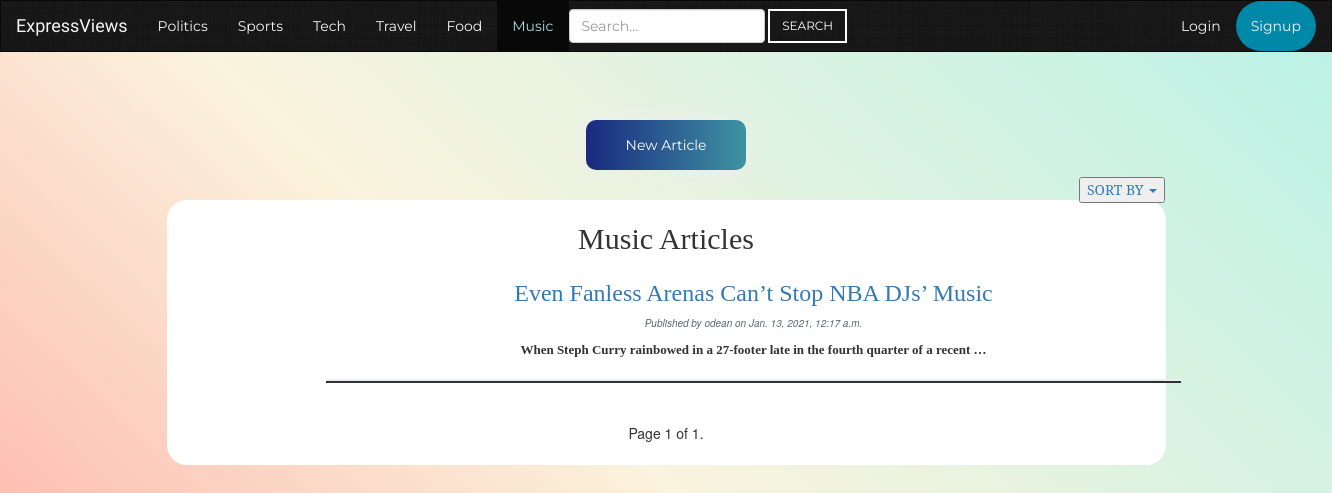
Page /home/mysite/music/page/ on the committed database.
### mysite/models.py (models this page shows, shortened)
class Article (models.Model):
    body = models.TextField()
    title = models.CharField(max_length=200)
    author = models.ForeignKey(User, on_delete=models.CASCADE, related_name='posts')
    slug = models.SlugField(max_length=200)
    publish = models.DateTimeField(default=timezone.now)
    created = models.DateTimeField(auto_now_add=True)
    updated = models.DateTimeField(auto_now=True)
    likes = models.ManyToManyField(User, related_name='article_likes')
    dislikes = models.ManyToManyField(User, related_name='article_dislikes')
    TOPIC_CHOICES = (
        ("Politics", "Politics"),
        ("Sports", "Sports"),
        ("Tech", "Tech"),
        ("Travel", "Travel"),
        ("Food", "Food"),
        ("Music", "Music"),
    )
    topic = models.CharField(max_length=350, choices=TOPIC_CHOICES, default='...')
    class Meta:
        ordering = ('-publish',)
    def get_absolute_url(self):
        return reverse('mysite:Politics_detail', args=[self.slug])

### mysite/views.py (the view)
# urls.py: path('music/page/', views.MusicIndex.as_view(), name='Music_index'),
class MusicIndex(ListView):
    queryset = Article.objects.filter(topic='Music')
    context_object_name = 'articles_list'
    paginate_by = 4
    template_name = 'mysite/article/list_music.html'

### mysite/templates/mysite/article/list_music.html
{% extends "mysite/music.html" %}
{% block article_content %}
    <h2 class="text-center">Music Articles</h2>
    <br>
    {% for article in articles_list %}
        <div class="container">
            <h3 class="list_titles"><a href="{{ article.get_absolute_url }}">{{ article.title }}</a></h3>
            <p class="date_published">Published by {{ article.author }} on {{ article.publish }}</p>
            <div class="body-preview">
            {{ article.body|truncatewords:15|linebreaks }}
            </div>
            <hr class="horizontal-line">
        </div>
    {% endfor %}
    {% include "pagination.html" with page=page_obj%}
{% endblock %}

### mysite/static/mysite/style.css (style rules this page uses)
body { background-size: cover; background-repeat: no-repeat; background-attachment: fixed; background-color: #ffa69e; background-image: linear-gradient(43deg, #ffa69e 0%, #faf3dd 46%, #b8f2e6 100%); }
.horizontal-line { height:2px; width:75%; border-width:2px; color:#2e3138; background-color: #2e3138; }
.date_published { color: #5c6270; font-size: 10px; font-style: italic; }
.body-preview { font-weight: bold; font-family: "Times New Roman", "sans-serif"; margin-left: 50px; margin-right: 50px; font-size: 13px; }
.list_titles { margin-left: 120px; margin-right: 120px; margin-top: -5px; font-family: 'Lora', serif; }
.text-center { font-family: 'Lora', serif; }

### rows in the picture
Article: title "Even Fanless Arenas Can’t Stop NBA DJs’ Music", author "odean", publish "Jan. 13, 2021, 12:17 a.m.", body "When Steph Curry rainbowed in a 27-footer late in the fourth quarter of a recent …"

### other values in the picture
{{ page.number }} "1"
{{ page.paginator.num_pages }} "1"
